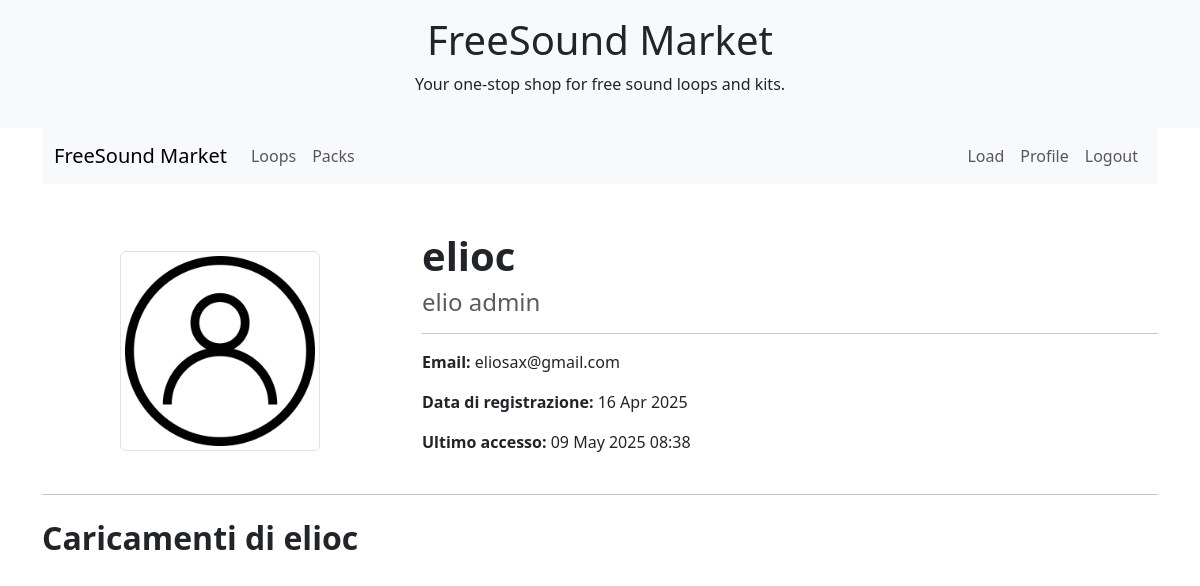
The app's page /profile/1/, older data.
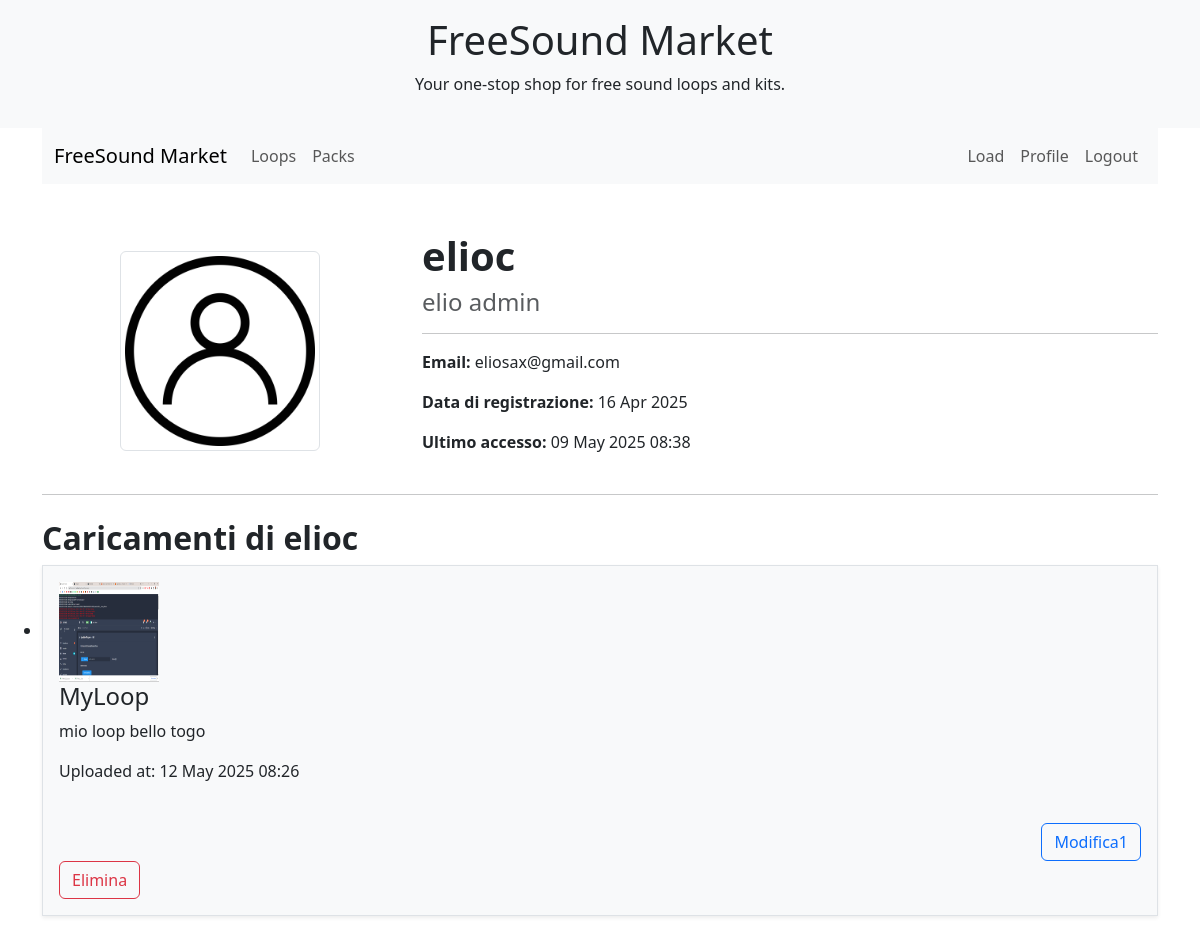
The same page, newer data.
### app/models.py (models this page shows, shortened)
class ProfileImage(models.Model):
    user = models.OneToOneField(User, on_delete=models.CASCADE)
    image = models.ImageField(
        upload_to=profileimage_upload_path,
        validators=[validate_image_extension, validate_coverimage_size],
        default='defaultProfileImage.jpg',
        max_length=255
    )

class UploadableItem(models.Model):
    user = models.ForeignKey(User, on_delete=models.CASCADE)
    title = models.CharField(max_length=255)
    description = models.TextField(blank=True, null=True)
    cover_image = models.ImageField(
        validators=[validate_image_extension, validate_coverimage_size]
    )
    tags = models.CharField(max_length=255, blank=True, null=True)
    uploaded_at = models.DateTimeField(auto_now_add=True)
    likes = models.ManyToManyField(User, related_name='likes_%(class)s', blank=True)
    class Meta:
        abstract = True

class Loop(UploadableItem):
    audio_file = models.FileField(
        upload_to=loop_audio_upload_path,
        validators=[validate_audio_extension, validate_fileMB_size_10]
    )
    key = models.CharField(max_length=10, blank=True, null=True)
    bpm = models.PositiveIntegerField(blank=True, null=True)
    genre = models.CharField(max_length=100, blank=True, null=True)
    time_signature = models.CharField(max_length=10, blank=True, null=True)

### app/views.py (the view, shortened to what this page needs)
# urls.py: path('profile/<int:pk>/', views.ProfileDetailView.as_view(), name='profile'),
class ProfileDetailView(DetailView):
    model = User
    template_name = 'user/profile.html'
    context_object_name = 'user'
    def get_context_data(self, **kwargs):
        context = super().get_context_data(**kwargs)
        context['profImg'] = getattr(self.object, 'profileimage', None)
        context['profForm'] = ProfileImageUpdateForm()
        context['loads'] = get_ordered_loads(self.object)
        return context
    def get_object(self, queryset=None):
        obj = super().get_object(queryset)
        return obj

### app/utils.py (called while the page is built)
def get_ordered_loads(u):
    from .models import Loop, SamplePack  # Import locale per evitare circular imports
    lista_modello1 = Loop.objects.filter(user=u)
    lista_modello2 = SamplePack.objects.filter(user=u)
    caricamenti = []
    for obj in chain(lista_modello1, lista_modello2):
        caricamenti.append({
            'obj': obj,
            'modeltype': obj.__class__.__name__,
        })
    caricamenti_ordinati = sorted(caricamenti, key=lambda x: x['obj'].uploaded_at, reverse=True)
    return caricamenti_ordinati

### templates/user/profile.html (shortened to what this page needs)
{% extends "base.html"%}
{% load widget_tweaks %}
{% load static %}
{% block content %}
<div class="container mt-5">
    <div class="row align-items-center">
        <div class="col-md-4 text-center">
            {% if profImg.image %}
                <img src="{{ profImg.image.url }}" alt="Immagine del profilo" class=" img-fluid img-thumbnail" style="max-width: 200px;">
            {% else %}
                <img src="{% static 'defaultProfileImage.jpg' %}" alt="Immagine del profilo" class="img-fluid img-thumbnail" style="max-width: 200px;">
            {% endif %}
        </div>
        <div class="col-md-8">
            <h1 class="fw-bold">{{ user.username }}</h1>
            <h4 class="text-muted">{{ user.first_name }} {{ user.last_name }}</h4>
            <hr>
            <p><strong>Email:</strong> {{ user.email }}</p>
            <p><strong>Data di registrazione:</strong> {{ user.date_joined|date:"d M Y" }}</p>
            <p><strong>Ultimo accesso:</strong> {{ user.last_login|date:"d M Y H:i" }}</p>
        </div>
    </div>
    <hr class="my-4">
    <div class="row">
      <div class="col-md-12">
        {% if request.user.id == user.id %}
          <h2 class="fw-bold">I tuoi caricamenti</h2>
        {% else %}
          <h2 class="fw-bold">Caricamenti di {{ user.username }}</h2>
        {% endif %}
          <ul class="list-group">
            {% for load in loads %}
            <li class="mb-4 border p-3 shadow-sm bg-light">
              <img src="{{ load.obj.cover_image.url }}" alt="(Load Image)" width="100" height="100" />
              <h4>{{ load.obj.title }}</h4>
              <p>{{ load.obj.description }}</p>
                <p>Uploaded at: {{ load.obj.uploaded_at|date:"d M Y H:i" }}</p>
              <div class="like-container" data-id="{{ load.id }}" data-model="{{ model_name }}">
              </div>
              {% if load.modeltype == 'Loop'%}
                <div class="d-flex justify-content-end gap-2">
                  <a href="" class="btn btn-outline-primary">Modifica1</a>
                </div>
              {% elif load.modeltype == 'SamplePack' %}
                <div class="d-flex justify-content-end gap-2">
                  <a href="" class="btn btn-outline-primary">Modifica2</a>
                </div>
              {% endif %}
              <form method="POST" action="{% url 'delete_upload' pk=load.obj.id modeltype=load.modeltype %}">
                <button type="button" class="btn btn-outline-danger delete-btn">Elimina</button>
              </form>
            </li>
            {% endfor %}
           </ul>
      </div>
    </div>
</div>
{% endblock %}

### templates/base.html (shortened to what this page needs)
<!DOCTYPE html>
<html lang="en">
<head>
    {% load static %}
    <link href="https://cdn.jsdelivr.net/npm/bootstrap@5.3.3/dist/css/bootstrap.min.css" rel="stylesheet">
    <link
      href="https://getbootstrap.com/docs/5.3/assets/css/docs.css"
      rel="stylesheet"
    />
</head>
<body>
{% block header %}
  <header class="bg-light text-center py-3">
    <h1>FreeSound Market</h1>
    <p>Your one-stop shop for free sound loops and kits.</p>
  </header>
{% endblock %}
{% block navbar %}
  <div class="container">
    <nav class="navbar navbar-expand-lg bg-body-tertiary">
        <div class="container-fluid">
          <a class="navbar-brand" href="{%  url 'home' %}">FreeSound Market</a>
          <div class="collapse navbar-collapse" id="navbarSupportedContent">
            <ul class="navbar-nav me-auto mb-2 mb-lg-0">
              <li class="nav-item">
                <a class="nav-link" href="{% url 'loops_list' %}">Loops</a>
              </li>
              <li class="nav-item">
                <a class="nav-link" href="{% url 'samplepacks_list' %}">Packs</a>
              </li>
            </ul>
                <ul class="navbar-nav ms-auto mb-2 mb-lg-0">
                {% if user.is_authenticated %}
                    <li class="nav-item">
                      <a class="nav-link" href="{% url 'upload' %}">Load</a>
                    </li>
                    <li class="nav-item">
                        <a class="nav-link" href="{% url 'profile' pk=request.user.id%}">Profile</a>
                    </li>
                    <li class="nav-item">
                        <a class="nav-link" href="{% url 'logout' %}">Logout</a>
                    </li>
                {% endif %}
            </ul>
          </div>
        </div>
    </nav>
  </div>
{% endblock %}
{% block content %}
{% endblock %}
</body>
</html>

Row changes from the older to the newer data that the page shows:
added Loop: obj.cover_image (picture), obj "MyLoop", obj.description "mio loop bello togo", obj.uploaded_at "12 May 2025 08:26"
